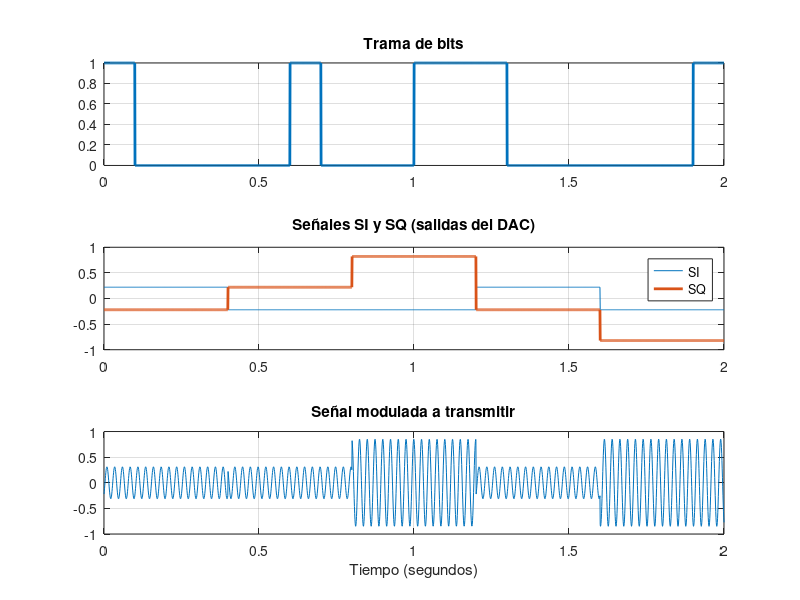

MATLAB code for this plot:
clear,close all;
%ultimos 5 dígitos de 20182381 es 82381
%conversión a binario 1000 0010 0011 1000 0001
b = [1 0 0 0 0 0 1 0 0 0 1 1 1 0 0 0 0 0 0 1];%secuencia de bits
r=10;%velocidad de transmisión
mpb=120;%muestras por bit
Tb=1/r; %tiempo de bit
wc=4*r*(2*pi);
%inicializamos variables
trama=zeros(1,mpb*length(b)); %secuencia de bit señal moduladora
QAM=zeros(1,mpb*length(b)); %señal modulada
t=linspace(0,length(b)*Tb,mpb*length(b));
SQ=zeros(1,mpb*length(b));
SI=zeros(1,mpb*length(b));
%establecemos la trama
for i=1:length(b)
    ini=(i-1)*mpb+1;
    fin=i*mpb;
    temp=ones(1,mpb)*b(i);
    trama(ini:fin) = temp;
end
%establecemos la señal modulada
for i=1:length(b)/4
    ini=(i-1)*(mpb*4)+1;
    fin=i*(mpb*4);
    iIqQ=b((i-1)*4+1:i*4);
    %salida DAC, valor SI
    if isequal(iIqQ(1:2),[0 0])
        temp=-0.22;
    elseif isequal(iIqQ(1:2),[0 1])
        temp=-0.821;
    elseif isequal(iIqQ(1:2),[1 0])
        temp=0.22;
    elseif isequal(iIqQ(1:2),[1 1])
        temp=0.821;
    end
    SI(ini:fin)=temp;
    temp=temp*sin(wc*t(1:mpb*4));%modulamos con sin
    QAM(ini:fin)=temp;%sumamos a la señal final
    
    %salida del DAC, valor SQ
    if isequal(iIqQ(3:4),[0 0])
        temp=-0.22;
    elseif isequal(iIqQ(3:4),[0 1])
        temp=-0.821;
    elseif isequal(iIqQ(3:4),[1 0])
        temp=0.22;
    elseif isequal(iIqQ(3:4),[1 1])
        temp=0.821;
    end
    SQ(ini:fin)=temp;
    temp=temp*cos(wc*t(1:mpb*4));%modulamos con cos
    QAM(ini:fin)=temp+QAM(ini:fin);%sumamos a la señal final
end
%gráficas
figure(1);
subplot(3,1,1);
plot(t,trama,'LineWidth',2);grid;
title('Trama de bits')
subplot(3,1,2);
plot(t,SI,t,SQ,'LineWidth',2);grid;
title('Señales SI y SQ (salidas del DAC)')
legend('SI','SQ')
subplot(3,1,3);
plot(t,QAM);grid
title('Señal modulada a transmitir')
xlabel('Tiempo (segundos)')